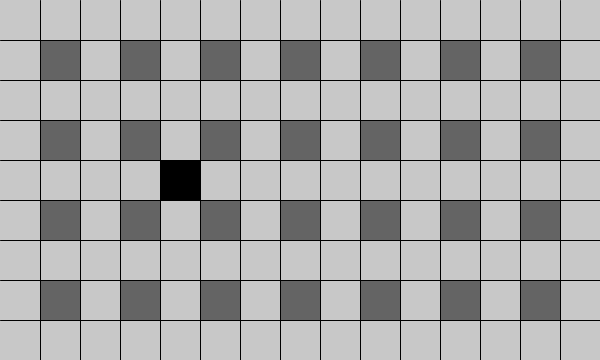
Frame 1 (no input)
Frame 60 (the mouse pressed at the canvas centre just before this capture): identical to frame 1, image omitted
Frame 120 (the mouse held since frame 60 and released just before this capture): identical to frame 1, image omitted

The Processing sketch that drew this single still picture (run headless with seeded random() and noise(); from frame 60 on, the mouse is pressed at the canvas centre):

// Processing sketch: Bomberman
// ── Bomberman.pde
int cubeSize = 40; //<>//
int cols = 15;
int rows = 9;

int playerX = 4;
int playerY = 4;

int[] wallX = new int[28];
int[] wallY = new int[28];

boolean moveUp = false;
boolean moveDown = false;
boolean moveLeft = false;
boolean moveRight = false;

boolean[][] wallPos = new boolean[28][28];

void setup() {
  size(600, 360);
}

void draw() {
  background(200);

  wall();

  for (int i = 0; i < cols; i++) {
    if (i > 0) {
      line(i*cubeSize, 0, i*cubeSize, height);
    }
  }

  for (int i = 0; i < rows; i++) {
    if (i > 0) {
      line(0, i*cubeSize, width, i*cubeSize);
    }
  }

  showPlayer();
  collision();
}

void showPlayer() {
  fill(0);
  rect(playerX*cubeSize, playerY*cubeSize, cubeSize, cubeSize);
}

void keyPressed() {
  //W: 87, A: 65, S: 83, D: 68, R: 82, UP: 38, LEFT: 37, DOWN: 40, RIGHT: 39
  if (keyCode == 87 || keyCode == 38) {   
    if (playerY*cubeSize > 0 && moveUp == true) {
      playerY -= 1;
    }
  } else if (keyCode == 65 || keyCode == 37) {
    if (playerX*cubeSize > 0 && moveLeft == true) {
      playerX -= 1;
    }
  } else if (keyCode == 83 || keyCode == 40) {
    if (playerY*cubeSize < height-cubeSize && moveRight == true) {
      playerY += 1;
    }
  } else if (keyCode == 68 || keyCode == 39) {
    if (playerX*cubeSize < width-cubeSize && moveDown == true) {
      playerX += 1;
    }
  }
}

void wall() {
  int counter = 0;

  for (int i = 0; i < cols; i++) {
    if (i % 2 == 1) {      
      for (int j = 0; j < rows; j++) {
        if (j % 2 == 1) {
          wallPos[i][j] = true;
          counter++;

          fill(100);
          rect(i*cubeSize, j*cubeSize, cubeSize, cubeSize);
        }
      }
    }
  }
}

void collision() {
  for (int i = 0; i < wallX.length; i++) { //<>//
    for(int j = 0; j < wallY.length; j++) {
      if(i == playerX && j == playerY && wallPos[i-1][j] == true) {
        moveDown = false;
      }
      if(i == playerX && j == playerY && wallPos[i+1][j] == true) {
        moveUp = false;
      }
      if(i == playerX && j == playerY && wallPos[i][j-1] == true) {
        moveRight = false;
      }
      if(i == playerX && j == playerY && wallPos[i][j+1] == true) {
        moveLeft = false;
      }
      
      if(i == playerX && j == playerY && wallPos[i-1][j] == false) {
        moveDown = true;
      }
      if(i == playerX && j == playerY && wallPos[i+1][j] == false) {
        moveUp = true;
      }
      if(i == playerX && j == playerY && wallPos[i][j-1] == false) {
        moveRight = true;
      }
      if(i == playerX && j == playerY && wallPos[i][j+1] == false) {
        moveLeft = true;
      }
    }
  }
}
